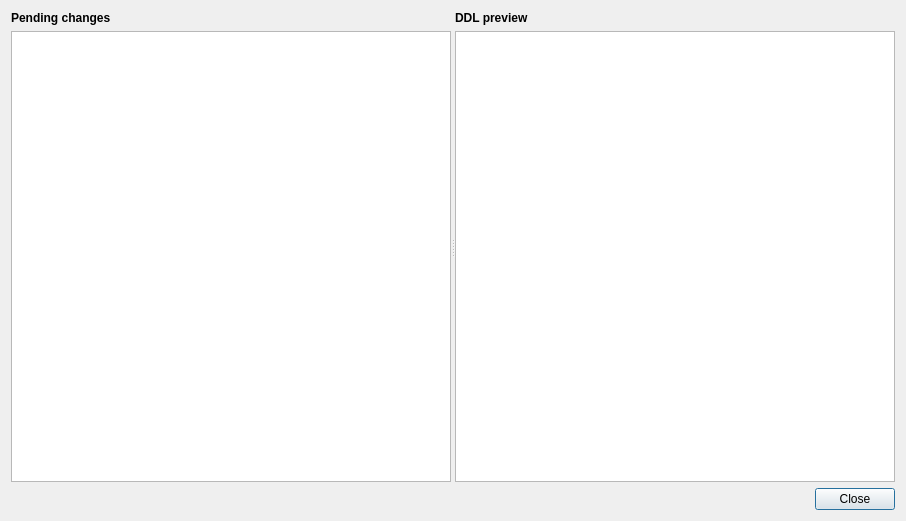
<?xml version="1.0" encoding="UTF-8"?>
<ui version="4.0">
 <class>ErdChangeRegistryDialog</class>
 <widget class="QDialog" name="ErdChangeRegistryDialog">
  <property name="geometry">
   <rect>
    <x>0</x>
    <y>0</y>
    <width>906</width>
    <height>521</height>
   </rect>
  </property>
  <property name="windowTitle">
   <string>Pending changes registry</string>
  </property>
  <layout class="QVBoxLayout" name="verticalLayout">
   <item>
    <widget class="QWidget" name="topContainer" native="true">
     <layout class="QVBoxLayout" name="verticalLayout_4">
      <property name="leftMargin">
       <number>0</number>
      </property>
      <property name="topMargin">
       <number>0</number>
      </property>
      <property name="rightMargin">
       <number>0</number>
      </property>
      <property name="bottomMargin">
       <number>0</number>
      </property>
      <item>
       <widget class="QSplitter" name="splitter">
        <property name="orientation">
         <enum>Qt::Orientation::Horizontal</enum>
        </property>
        <widget class="QWidget" name="listContainer" native="true">
         <layout class="QVBoxLayout" name="verticalLayout_2">
          <property name="leftMargin">
           <number>0</number>
          </property>
          <property name="topMargin">
           <number>0</number>
          </property>
          <property name="rightMargin">
           <number>0</number>
          </property>
          <property name="bottomMargin">
           <number>0</number>
          </property>
          <item>
           <widget class="QLabel" name="listLabel">
            <property name="font">
             <font>
              <bold>true</bold>
             </font>
            </property>
            <property name="text">
             <string>Pending changes</string>
            </property>
           </widget>
          </item>
          <item>
           <widget class="QTreeWidget" name="tree">
            <attribute name="headerVisible">
             <bool>false</bool>
            </attribute>
            <column>
             <property name="text">
              <string notr="true">1</string>
             </property>
            </column>
           </widget>
          </item>
         </layout>
        </widget>
        <widget class="QWidget" name="previewContainer" native="true">
         <layout class="QVBoxLayout" name="verticalLayout_3">
          <property name="leftMargin">
           <number>0</number>
          </property>
          <property name="topMargin">
           <number>0</number>
          </property>
          <property name="rightMargin">
           <number>0</number>
          </property>
          <property name="bottomMargin">
           <number>0</number>
          </property>
          <item>
           <widget class="QLabel" name="previewLabel">
            <property name="font">
             <font>
              <bold>true</bold>
             </font>
            </property>
            <property name="text">
             <string>DDL preview</string>
            </property>
           </widget>
          </item>
          <item>
           <widget class="SqlView" name="previewEdit"/>
          </item>
         </layout>
        </widget>
       </widget>
      </item>
     </layout>
    </widget>
   </item>
   <item>
    <widget class="QDialogButtonBox" name="buttonBox">
     <property name="orientation">
      <enum>Qt::Orientation::Horizontal</enum>
     </property>
     <property name="standardButtons">
      <set>QDialogButtonBox::StandardButton::Close</set>
     </property>
    </widget>
   </item>
  </layout>
 </widget>
 <customwidgets>
  <customwidget>
   <class>SqlView</class>
   <extends>QPlainTextEdit</extends>
   <header>sqlview.h</header>
  </customwidget>
 </customwidgets>
 <resources/>
 <connections>
  <connection>
   <sender>buttonBox</sender>
   <signal>accepted()</signal>
   <receiver>ErdChangeRegistryDialog</receiver>
   <slot>accept()</slot>
   <hints>
    <hint type="sourcelabel">
     <x>248</x>
     <y>254</y>
    </hint>
    <hint type="destinationlabel">
     <x>157</x>
     <y>274</y>
    </hint>
   </hints>
  </connection>
  <connection>
   <sender>buttonBox</sender>
   <signal>rejected()</signal>
   <receiver>ErdChangeRegistryDialog</receiver>
   <slot>reject()</slot>
   <hints>
    <hint type="sourcelabel">
     <x>316</x>
     <y>260</y>
    </hint>
    <hint type="destinationlabel">
     <x>286</x>
     <y>274</y>
    </hint>
   </hints>
  </connection>
 </connections>
</ui>
